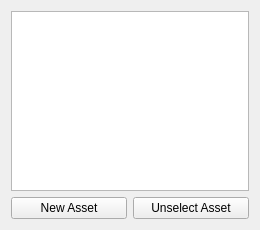
<?xml version="1.0" encoding="UTF-8"?>
<ui version="4.0">
 <class>AssetPanel</class>
 <widget class="QWidget" name="AssetPanel">
  <property name="geometry">
   <rect>
    <x>0</x>
    <y>0</y>
    <width>260</width>
    <height>230</height>
   </rect>
  </property>
  <layout class="QVBoxLayout" name="verticalLayout">
   <item>
    <widget class="QListWidget" name="AssetList">
     <property name="dragEnabled">
      <bool>true</bool>
     </property>
     <property name="dragDropMode">
      <enum>QAbstractItemView::DragDropMode::DragOnly</enum>
     </property>
     <property name="defaultDropAction">
      <enum>Qt::DropAction::CopyAction</enum>
     </property>
    </widget>
   </item>
   <item>
    <layout class="QHBoxLayout" name="buttonLayout">
     <item>
      <widget class="QPushButton" name="AddAssetButton">
       <property name="text">
        <string>New Asset</string>
       </property>
      </widget>
     </item>
     <item>
      <widget class="QPushButton" name="UnselectAssetButton">
       <property name="text">
        <string>Unselect Asset</string>
       </property>
      </widget>
     </item>
    </layout>
   </item>
  </layout>
 </widget>
 <resources/>
 <connections/>
</ui>
